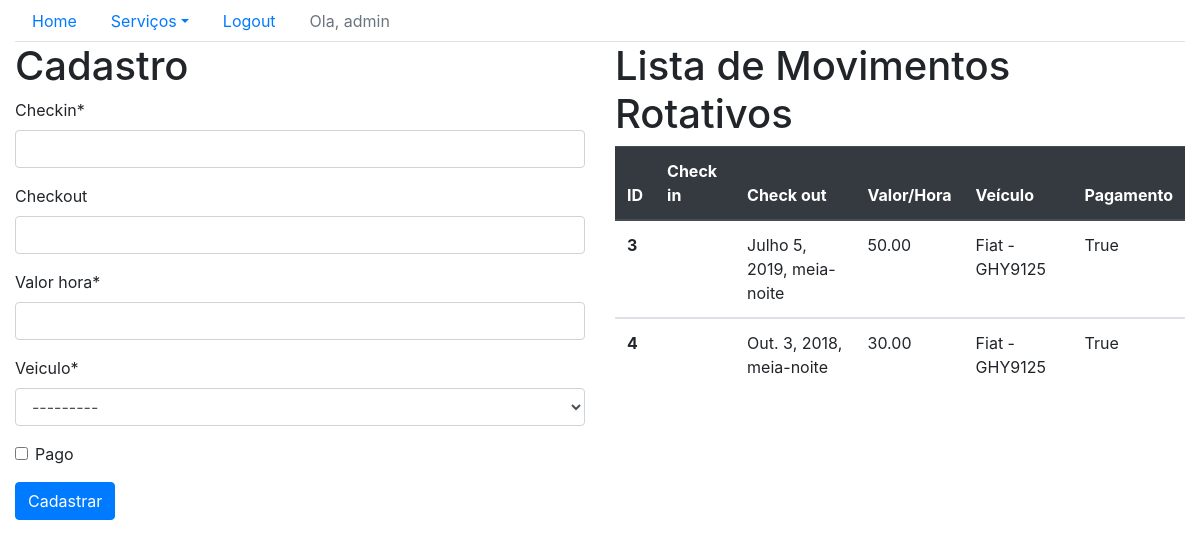
Page /sistema/mov-rot/ (signed in) on the committed database.
### core/models.py (models this page shows, shortened)
class MovRotativo(models.Model):
    checkin = models.DateTimeField(auto_now=False)
    checkout = models.DateTimeField(auto_now=False, blank=True, null=True)
    valor_hora = models.DecimalField(max_digits=5, decimal_places=2)
    veiculo = models.ForeignKey("Veiculo", on_delete=models.CASCADE)
    pago = models.BooleanField(default=False)

class Veiculo(models.Model):
    marca = models.ForeignKey('Marca', on_delete=models.CASCADE)
    placa = models.CharField(max_length=7)
    proprietario = models.ForeignKey('Pessoa', on_delete=models.CASCADE)
    cor = models.CharField(max_length=15)
    observacoes = models.TextField()
    def __str__(self):
        return self.marca.nome + ' - ' + self.placa

class Marca(models.Model):
    nome = models.CharField(max_length=50)

### core/views.py (the view)
# urls.py: path('mov-rot/', lista_movrotativos, name='core_lista_movrotativos'),
@login_required
def lista_movrotativos(request):
    mov_rot = MovRotativo.objects.all()
    form = MovRotativoForm()
    data = {'mov_rot': mov_rot, 'form' : form}
    return render(request, 'core/lista_movrotativos.html', data)

### core/forms.py
class MovRotativoForm(ModelForm):
    class Meta:
        model = MovRotativo
        fields = ('__all__')

### core/templates/core/lista_movrotativos.html (shortened to what this page needs)
{% extends 'base.html'%}
{% load crispy_forms_tags %}
{% block main %}
    <div class="row">
        <div class="col-sm-6">
            <h1>Cadastro</h1>
            <form action="{% url 'core_movrotativo_novo'%}" method="post">
                {{form|crispy}}
                <button type="submit" class="btn btn-primary">Cadastrar</button>
            </form>
        </div>
        <div class="col-sm-6">
            <h1>Lista de Movimentos Rotativos</h1>
            <table class="table table-hover">
                <thead class="thead-dark">
                    <tr>
                        <th scope="col">ID</th>
                        <th scope="col">Check in</th>
                        <th scope="col">Check out</th>
                        <th scope="col">Valor/Hora</th>
                        <th scope="col">Veículo</th>
                        <th scope="col">Pagamento</th>
                    </tr>
                </thead>
                {% for mov in mov_rot %}
                     <tbody>
                        <tr class="table-row"data-href="{% url 'core_movrotativo_update' mov.id %}">
                                <th scope="row">{{mov.id}}</th>
                                <td>{{mov.mensalista.checkin}}</td>
                                <td>{{mov.checkout}}</td>
                                <td>{{mov.valor_hora}}</td>
                                <td>{{mov.veiculo}}</td>
                                <td>{{mov.pago}}</td>
                        </tr>
                    </tbody>
                {% endfor %}
            </table>
        </div>
    </div>
    {% endblock main %}

### templates/base.html (shortened to what this page needs)
{%load static %}
<!DOCTYPE html>
<html lang="en">
<head>
    <link rel="stylesheet" href="{%static 'bootstrap/css/bootstrap.css'%}">
</head>
<body>
<div class="container-fluid">
    <ul class="nav nav-tabs">
    <li class="nav-item">
        <a class="nav-link" href="{%url 'core_home'%}">Home</a>
    </li>
    <li class="nav-item dropdown">
        <a class="nav-link dropdown-toggle" data-toggle="dropdown" href="#" role="button" aria-haspopup="true" aria-expanded="false">Serviços</a>
    </li>
    {% if user.is_authenticated %}
        <li class="nav-item">
            <a class="nav-link" href="{% url 'logout' %}">Logout</a>
        </li>
        <li class="nav-item">
            <a class="nav-link disabled" href="#" tabindex="-1" aria-disabled="true">Ola, {{user}}</a>
         </li>
    {% else %}
        <li class="nav-item">
            <a class="nav-link" href="{% url 'login' %}">Login</a>
        </li>
    {% endif %}
    </ul>
    {% block main %}
    {% endblock main %}
</div>
</body>
</html>

### rows in the picture
MovRotativo: id "3", checkout "Julho 5, 2019, meia-noite", valor_hora "50.00", veiculo "Fiat - GHY9125", pago "True"
MovRotativo: id "4", checkout "Out. 3, 2018, meia-noite", valor_hora "30.00", veiculo "Fiat - GHY9125", pago "True"

### other values in the picture
{{ user }} "admin"
